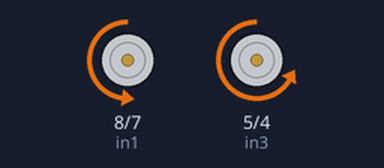
The sketch below on a simulated Arduino Uno, built with avr-gcc and run on an emulated ATmega328P. On the bench: motor-driver pin pairs drawn as motors (green arrow = first pin HIGH = forward, orange = second pin HIGH = backward, longer = more drive, scaled by the enable pin).

Above: at 2.9 s.
At 7.8 s:
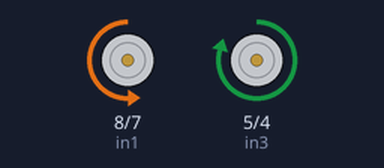
At 11.5 s:
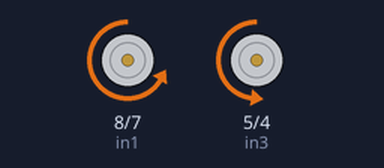
At 15.0 s:
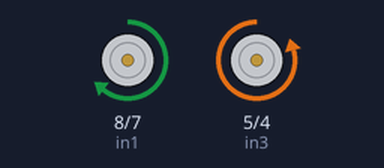
Timing chart, 0 to 21.7 s (numbered marks = the images above):
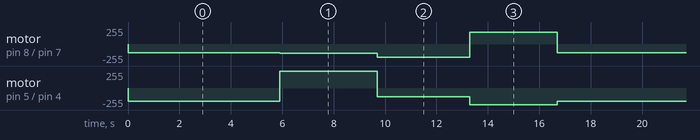

Measured:
- by itself, motor on pin 8 (in1) / pin 7 (in2): repeats every 16.7 s: backward 140/255 3.8 s, backward 200/255 3.6 s, forward 180/255 3.4 s, backward 130/255 5.9 s
- by itself, motor on pin 5 (in3) / pin 4 (in4): repeats every 16.7 s: forward 250/255 3.8 s, backward 130/255 3.6 s, backward 250/255 3.4 s, backward 200/255 5.9 s

The sketch:

project_2-task_2.ino
```cpp
// Motor A connections
int enA = 9;
int in1 = 8;
int in2 = 7;
// Motor B connections
int enB = 3;
int in3 = 5;
int in4 = 4;

void setup() {
  // Set all the motor control pins to outputs
  pinMode(enA, OUTPUT);
  pinMode(enB, OUTPUT);
  pinMode(in1, OUTPUT);
  pinMode(in2, OUTPUT);
  pinMode(in3, OUTPUT);
  pinMode(in4, OUTPUT);

  // Turn off motors - Initial state
  digitalWrite(in1, LOW);
  digitalWrite(in2, LOW);
  digitalWrite(in3, LOW);
  digitalWrite(in4, LOW);
}

void loop() {
  //directionControl();
  //delay(1000);
  //speedControl();
  //delay(1000);

  digitalWrite(in1, LOW);
  digitalWrite(in2, HIGH);
  digitalWrite(in3, LOW);
  digitalWrite(in4, HIGH);
  analogWrite(enA, 130);
  analogWrite(enB, 200);
  delay(5900);

  digitalWrite(in1, LOW);
  digitalWrite(in2, HIGH);
  digitalWrite(in3, HIGH);
  digitalWrite(in4, LOW);
  analogWrite(enA, 140);
   analogWrite(enB, 250);
   delay(3800);

   digitalWrite(in1, LOW);
  digitalWrite(in2, HIGH);
  digitalWrite(in3, LOW);
  digitalWrite(in4, HIGH);
  //analogWrite(enA, 200);
  //analogWrite(enB, 170);
  analogWrite(enA, 200);
  analogWrite(enB, 130);
  delay(3600);

 digitalWrite(in1, LOW);
  digitalWrite(in2, LOW);
  digitalWrite(in3, LOW);
  digitalWrite(in4, LOW);


  digitalWrite(in1, HIGH);
  digitalWrite(in2, LOW);
  digitalWrite(in3, LOW);
  digitalWrite(in4, HIGH);
  analogWrite(enA, 180);
  analogWrite(enB, 250);
   delay(3400);
}

// This function lets you control spinning direction of motors
void directionControl() {
  // Set motors to maximum speed
  // For PWM maximum possible values are 0 to 255
  analogWrite(enA, 255);
  analogWrite(enB, 255);

  // Turn on motor A & B
  digitalWrite(in1, HIGH);
  digitalWrite(in2, LOW);
  digitalWrite(in3, HIGH);
  digitalWrite(in4, LOW);
  delay(2000);

  // Now change motor directions
  digitalWrite(in1, LOW);
  digitalWrite(in2, HIGH);
  digitalWrite(in3, LOW);
  digitalWrite(in4, HIGH);
  delay(2000);

  // Turn off motors
  digitalWrite(in1, LOW);
  digitalWrite(in2, LOW);
  digitalWrite(in3, LOW);

  digitalWrite(in4, LOW);
}

// This function lets you control speed of the motors
void speedControl() {
  // Turn on motors
  digitalWrite(in1, HIGH);
  digitalWrite(in2, LOW);
  digitalWrite(in3, HIGH);
  digitalWrite(in4, LOW);

  // Accelerate from zero to maximum speed
  for (int i = 0; i < 250; i++) {
    analogWrite(enA, i);
    analogWrite(enB, i);
    delay(20);
  }

  // Decelerate from maximum speed to zero
  for (int i = 250; i >= 0; --i) {
    analogWrite(enA, i);
    analogWrite(enB, i);
    delay(20);
  }

  // Now turn off motors
  digitalWrite(in1, LOW);
  digitalWrite(in2, LOW);
  digitalWrite(in3, LOW);
  digitalWrite(in4, LOW);
}
```
